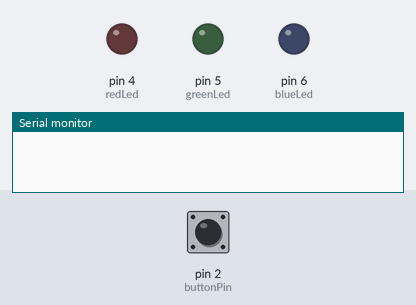
Recording of a sketch running on a simulated Arduino Uno, built with avr-gcc and run on an emulated ATmega328P. On the bench: output pins drawn as LEDs (lit = HIGH), the last lines printed to the serial monitor. The inputs (shaded band) are chosen by the test bench; at power-on: pin 2 (buttonPin) HIGH.

Above: at 1.2 s.
1.3 s: pin 2 (buttonPin) pulled LOW for 0.15 s
At 2.6 s:
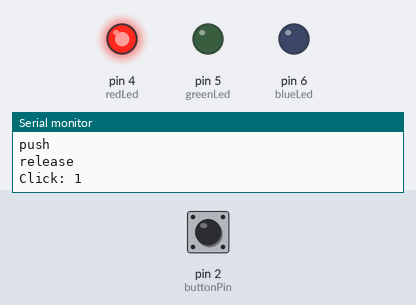
3.4 s: pin 2 (buttonPin) pulled LOW for 1 s
At 5.6 s:
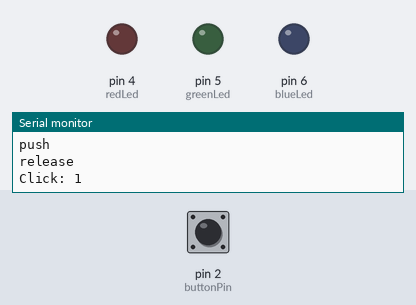
6.4 s: pin 2 (buttonPin) pulled LOW for 3.2 s
At 10.6 s:
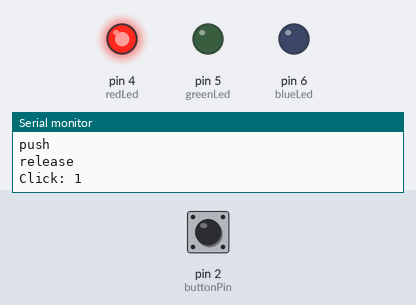
11.5 s: pin 2 (buttonPin) pulsed LOW 2 times (0.12 s each, 0.3 s apart)
At 13.2 s:
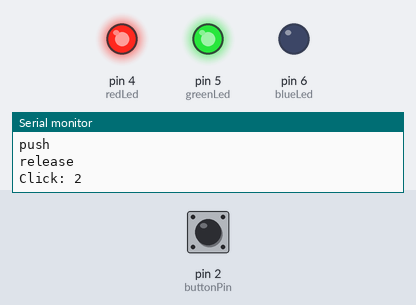
13.9 s: pin 2 (buttonPin) pulled LOW for 0.15 s
At 15.9 s:
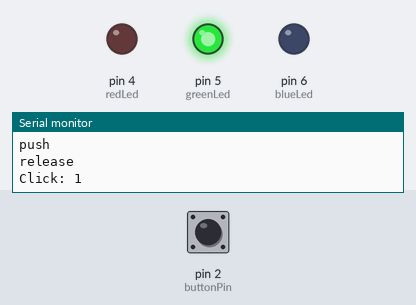
Timing chart, 0 to 17.0 s (numbered marks = the images above; inputs shaded):
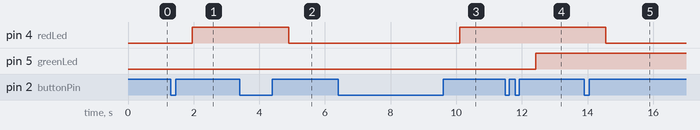

The sketch:

4.3-multi-click.ino
```cpp
int redLed = 4;
int greenLed = 5;
int blueLed = 6;
boolean redState = LOW;
boolean greenState = LOW;
boolean blueState = LOW;

int buttonPin = 2;
boolean buttonState = HIGH;
boolean prevButtonState = HIGH;

int currentTime;
int pushTime;
int releaseTime;
int clickTime = 50;
int waitTime = 500;
int clicks = 0;


void setup() {
  pinMode(redLed, OUTPUT);
  pinMode(greenLed, OUTPUT);
  pinMode(blueLed, OUTPUT);

  pinMode(buttonPin, INPUT_PULLUP);

  Serial.begin(9600);
}

void loop() {
  prevButtonState = buttonState;
  buttonState = digitalRead(buttonPin);

  currentTime = millis();

  if (buttonState == LOW && prevButtonState == HIGH) {
    pushTime = currentTime;

    Serial.println("push");
  }

  if (buttonState == HIGH && prevButtonState == LOW) {
    releaseTime = currentTime;
    Serial.println("release");

    if (releaseTime > pushTime + clickTime) {
      clicks = clicks + 1;
      //clicks++;
      Serial.print("Click: ");
      Serial.println(clicks);
    }
  }

  if (currentTime > pushTime + waitTime && currentTime > releaseTime + waitTime) {
    if (clicks == 1) {
      redState = !redState;
    } else if (clicks == 2) {
      greenState = !greenState;
    } else if(clicks == 3){
      blueState = !blueState;
    }

    clicks = 0;
  }

  digitalWrite(redLed, redState);
  digitalWrite(greenLed, greenState);
  digitalWrite(blueLed, blueState);

}
```

Measured:
- after the input at 1.3 s, pin 4 (redLed): LOW → HIGH after 0.65 s
- after the input at 3.4 s, pin 4 (redLed): HIGH → LOW after 1.5 s
- after the input at 6.4 s, pin 4 (redLed): LOW → HIGH after 3.7 s
- after the input at 11.5 s, pin 5 (greenLed): LOW → HIGH after 0.92 s
- after the input at 13.9 s, pin 4 (redLed): HIGH → LOW after 0.65 s
